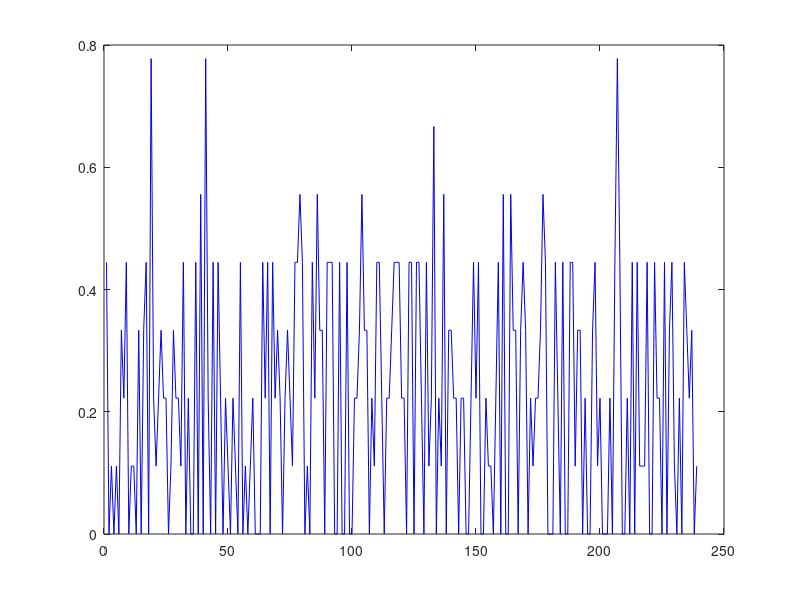

This figure's MATLAB source: (Note: this script raises an error after producing the figure.)
load('WS N.mat');
ben = SamplesNorm(SamplesNorm(:, classRow) == 2, :);
partialBen = ben(1:length(mal(:, 1)), :);
mal = SamplesNorm(SamplesNorm(:, classRow) == 4, :);

%Analisis Clump Thickness (columna 1)
%Plot 
%Beningnos
plot(partialBen(:, 1), 'Color', [0.0,0.0,0.9])%Azul
hold on
plot(partialBen(:, 1), 'O')
%Malignos
plot(mal(:, 1), 'Color', [0.9,0.0,0.0])%Rojo 
plot(mal(:, 1), 'X')
title('Clump Thickness')
xlabel('Patients')
ylabel('Thickness')

%Promedios
mediaBen_thickness = mean(ben(:, 1));
mediaPartialBen_thickness = mean(partialBen(:, 1));
mediaMal_thickness = mean(mal(:, 1));

%Analisis Uniformity of Cell Size (columna 2)
%Plot 
%Beningnos
plot(partialBen(:, 2), 'Color', [0.0,0.0,0.9])%Azul
hold on
plot(partialBen(:, 2), 'O')
%Malignos
plot(mal(:, 2), 'Color', [0.9,0.0,0.0])%Rojo 
plot(mal(:, 2), 'X')
title('Uniformity of Cell Size')
xlabel('Patients')
ylabel('Cell Size')

%Promedios
mediaBen_cellSize = mean(ben(:, 2));
mediaPartialBen_cellSize = mean(partialBen(:, 2));
mediaMal_cellSize = mean(mal(:, 2));

%Analisis Uniformity of Cell Shape (columna 3)
%Plot 
%Beningnos
plot(partialBen(:, 3), 'Color', [0.0,0.0,0.9])%Azul
hold on
plot(partialBen(:, 3), 'O')
%Malignos
plot(mal(:, 3), 'Color', [0.9,0.0,0.0])%Rojo 
plot(mal(:, 3), 'X')
title('Uniformity of Cell Shape')
xlabel('Patients')
ylabel('Cell Shape')

%Promedios
mediaBen_cellShape = mean(ben(:, 3));
mediaPartialBen_cellShape = mean(partialBen(:, 3));
mediaMal_cellShape = mean(mal(:, 3));

%Analisis Marginal Adhesion (columna 4)
%Plot 
%Beningnos
plot(partialBen(:, 4), 'Color', [0.0,0.0,0.9])%Azul
hold on
plot(partialBen(:, 4), 'O')
%Malignos
plot(mal(:, 4), 'Color', [0.9,0.0,0.0])%Rojo 
plot(mal(:, 4), 'X')
title('Marginal Adhesion')
xlabel('Patients')
ylabel('Adhesion')

%Promedios
mediaBen_adhesion = mean(ben(:, 4));
mediaPartialBen_adhesion = mean(partialBen(:, 4));
mediaMal_adhesion = mean(mal(:, 4));

%Analisis Single Epithelial Cell Size (columna 5)
%Plot 
%Beningnos
plot(partialBen(:, 5), 'Color', [0.0,0.0,0.9])%Azul
hold on
plot(partialBen(:, 5), 'O')
%Malignos
plot(mal(:, 5), 'Color', [0.9,0.0,0.0])%Rojo 
plot(mal(:, 5), 'X')
title('Single Epithelial Cell Size')
xlabel('Patients')
ylabel('Cell Size')

%Promedios
mediaBen_epithelial = mean(ben(:, 5));
mediaPartialBen_epithelial = mean(partialBen(:, 5));
mediaMal_epithelial = mean(mal(:, 5));

%Analisis Bare Nuclei (columna 6)
%Plot 
%Beningnos
plot(partialBen(:, 6), 'Color', [0.0,0.0,0.9])%Azul
hold on
plot(partialBen(:, 6), 'O')
%Malignos
plot(mal(:, 6), 'Color', [0.9,0.0,0.0])%Rojo 
plot(mal(:, 6), 'X')
title('Bare Nuclei')
xlabel('Patients')
ylabel('Bare Nuclei')

%Promedios
mediaBen_nuclei = mean(ben(:, 6));
mediaPartialBen_nuclei = mean(partialBen(:, 6));
mediaMal_nuclei = mean(mal(:, 6));

%Analisis Bland Chromatin (columna 7)
%Plot 
%Beningnos
plot(partialBen(:, 7), 'Color', [0.0,0.0,0.9])%Azul
hold on
plot(partialBen(:, 7), 'O')
%Malignos
plot(mal(:, 8), 'Color', [0.9,0.0,0.0])%Rojo 
plot(mal(:, 7), 'X')
title('Bland Chromatin')
xlabel('Patients')
ylabel('Chromatin')

%Promedios
mediaBen_chromatin = mean(ben(:, 7));
mediaPartialBen_chromatin = mean(partialBen(:, 7));
mediaMal_chromatin = mean(mal(:, 7));

%Analisis Normal Nucleoli (columna 8)
%Plot 
%Beningnos
plot(partialBen(:, 8), 'Color', [0.0,0.0,0.9])%Azul
hold on
plot(partialBen(:, 8), 'O')
%Malignos
plot(mal(:, 8), 'Color', [0.9,0.0,0.0])%Rojo 
plot(mal(:, 8), 'X')
title('Normal Nucleoli')
xlabel('Patients')
ylabel('Nucleoli')

%Promedios
mediaBen_nucleoli = mean(ben(:, 8));
mediaPartialBen_nucleoli = mean(partialBen(:, 8));
mediaMal_nucleoli = mean(mal(:, 8));

%Analisis Mitoses (columna 9)
%Plot 
%Beningnos
plot(partialBen(:, 9), 'Color', [0.0,0.0,0.9])%Azul
hold on
plot(partialBen(:, 9), 'O')
%Malignos
plot(mal(:, 9), 'Color', [0.9,0.0,0.0])%Rojo 
plot(mal(:, 9), 'X')
title('Mitoses')
xlabel('Patients')
ylabel('Mitoses')

%Promedios
mediaBen_mitoses = mean(ben(:, 9));
mediaPartialBen_mitoses = mean(partialBen(:, 9));
mediaMal_mitoses = mean(mal(:, 9));